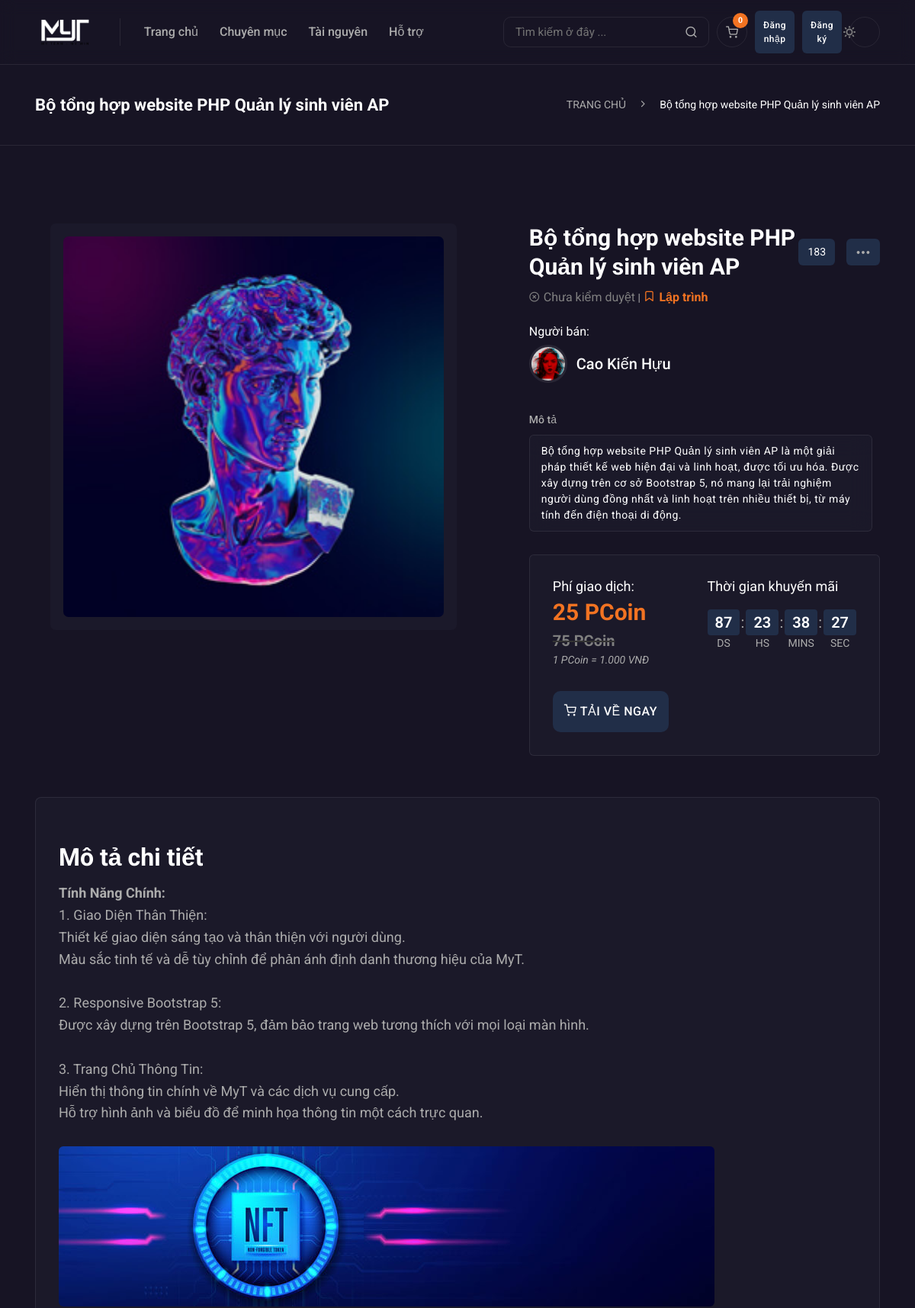
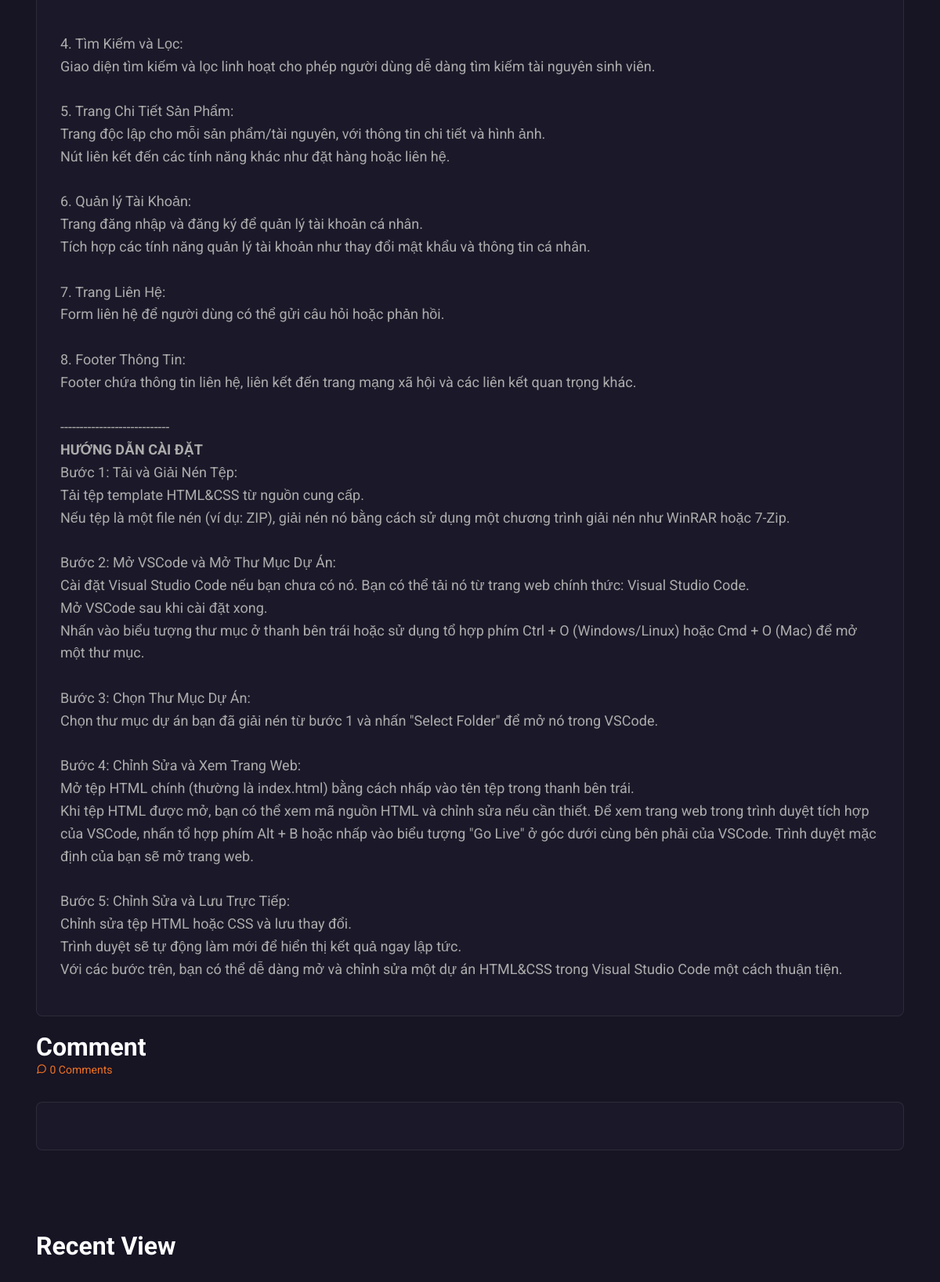
/index.php?pg=product_detail&idProduct=3 (upper part), run on the app's committed database (2 pictures, top to bottom).
### tables this page shows
CREATE TABLE `product` (
  `idProduct` int(11) NOT NULL,
  `idUser` int(11) NOT NULL,
  `idCategories` int(11) NOT NULL,
  `Name` varchar(250) NOT NULL,
  `img` varchar(100) NOT NULL,
  `Describe` longtext NOT NULL,
  `Price` int(11) NOT NULL,
  `Price_2` int(11) DEFAULT NULL,
  `Date_Sale` date DEFAULT NULL,
  `Instruct` longtext NOT NULL,
  `Test` tinyint(4) NOT NULL DEFAULT 0,
  `status` enum('pending','approved') NOT NULL DEFAULT 'pending',
  `view` int(10) NOT NULL DEFAULT 0,
  `best_saler` int(10) NOT NULL DEFAULT 0,
  `File` varchar(255) NOT NULL DEFAULT 'không có files',
  `demo_product` text DEFAULT NULL
);

CREATE TABLE `categories` (
  `idCategories` int(11) NOT NULL,
  `Name_C` varchar(150) NOT NULL,
  `Img_C` varchar(150) DEFAULT NULL
);

CREATE TABLE `user` (
  `idUser` int(11) NOT NULL,
  `Username` varchar(20) NOT NULL,
  `Pass` varchar(50) NOT NULL,
  `Avata_img` varchar(100) DEFAULT NULL,
  `Name_U` varchar(100) NOT NULL,
  `Email` varchar(100) NOT NULL,
  `Phone` int(10) NOT NULL,
  `Address` text DEFAULT NULL,
  `Bio` varchar(250) DEFAULT NULL,
  `Major` varchar(50) DEFAULT NULL,
  `Role` tinyint(4) NOT NULL DEFAULT 0,
  `Total_Pcoin` int(10) NOT NULL DEFAULT 0,
  `create_date` datetime DEFAULT NULL
);

### model/connect_db.php (called while the page is built, shortened)
<?php
function pdo_get_connection(){
    $dburl = "mysql:host=localhost;dbname=pro1014-myt;charset=utf8";
    $username = 'root';
    $password = '';
    $conn = new PDO($dburl, $username, $password);
    $conn->setAttribute(PDO::ATTR_ERRMODE, PDO::ERRMODE_EXCEPTION);
    return $conn;
}
function pdo_query($sql){
    $sql_args = array_slice(func_get_args(), 1);
    try{
        $conn = pdo_get_connection();
        $stmt = $conn->prepare($sql);
        $stmt->execute($sql_args);
        $rows = $stmt->fetchAll();
        return $rows;
    }
    catch(PDOException $e){
        throw $e;
    }
    finally{
        unset($conn);
    }
}
function pdo_query_one($sql){
    $sql_args = array_slice(func_get_args(), 1);
    try{
        $conn = pdo_get_connection();
        $stmt = $conn->prepare($sql);
        $stmt->execute($sql_args);
        $row = $stmt->fetch(PDO::FETCH_ASSOC);
        return $row;
    }
    catch(PDOException $e){
        throw $e;
    }
    finally{
        unset($conn);
    }
}

### model/product_db.php (called while the page is built, shortened)
<?php
require_once 'connect_db.php';
function product_select_id($idProduct)
{
    $sql = "SELECT * FROM product WHERE idProduct=? AND status='approved'";
    return pdo_query_one($sql, $idProduct);
}
?>

### model/category_db.php (called while the page is built, shortened)
<?php
require_once 'connect_db.php';
function category_select_by_id($idcata){
    $sql = "SELECT * FROM categories WHERE idCategories=?";
    return pdo_query_one($sql, $idcata);
}

### model/user_db.php (called while the page is built, shortened)
<?php
require_once 'connect_db.php';
function user_select_by_id($idus)
{
    $sql = "SELECT * FROM user WHERE idUser=?";
    return pdo_query_one($sql, $idus);
}

### model/comment_db.php (called while the page is built, shortened)
<?php
require_once 'connect_db.php';
function comment_select_by_product($idProduct){
    $sql = "SELECT * FROM comment WHERE idProducts=? AND `Hidden` = 0 ORDER BY `Date` DESC";
    return pdo_query($sql, $idProduct);
}

### view/product_detail.php (the view, shortened to what this page needs)
<?php
extract($product_select_id);
$category_select_by_id = category_select_by_id($idCategories);
$user_select_by_id = user_select_by_id($idUser);
extract($category_select_by_id);
extract($user_select_by_id);
$cert = '';
$gia = '';
if ($Test == 1) {
    $cert .= '<i class="feather-check-circle" style="padding-right: 5px; color: #f27322;"></i><span class="more-author-text" style="color: #f27322;">Đã kiểm duyệt</span>';
} else {
    $cert .= '<i class="feather-x-circle" style="padding-right: 5px; color: gray;"></i><span class="more-author-text" style="color: gray;">Chưa kiểm duyệt</span>';
}
if ($Price_2 == 0) {
    $gia .= '<div class="top-seller-wrapper">
                        <div class="last-bid" style="font-size: 30px; font-weight: bold; color: #f27322;">' . $Price . ' PCoin</div>
                    </div>
                    <i><span class="last-bid">1 PCoin = 1.000 VNĐ</span></i>
                </div>
            </div>
            <div class="bid-list left-bid">
                <h6 class="title">Thời gian khuyến mãi</h6>
                <span class="last-bid">Không có khuyến mãi !</span>
                <div class="countdown mt--15" data-date="0">
                <div class="countdown-container days">
                        <span class="countdown-value">00</span>
                        <span class="countdown-heading">Ds</span>
                    </div>
                    <div class="countdown-container hours">
                        <span class="countdown-value">00</span>
                        <span class="countdown-heading">Hs</span>
                    </div>
                    <div class="countdown-container minutes">
                        <span class="countdown-value">00</span>
                        <span class="countdown-heading">Mins</span>
                    </div>
                    <div class="countdown-container seconds">
                        <span class="countdown-value">00</span>
                        <span class="countdown-heading">Sec</span>
                    </div>
                </div>
            </div>';
} else {
    $gia .= '<div class="top-seller-wrapper">
                        <div class="last-bid" style="font-size: 30px; font-weight: bold; color: #f27322;">' . $Price_2 . ' PCoin</div>
                    </div>
                    <del><div class="last-bid" style="font-size: 20px; font-weight: bold; color: gray;">' . $Price . ' PCoin</div></del>
                    <i><span class="last-bid">1 PCoin = 1.000 VNĐ</span></i>
                </div>
            </div>
            <div class="bid-list left-bid">
                <h6 class="title">Thời gian khuyến mãi</h6>
                <div class="countdown mt--15" data-date="' . $Date_Sale . '">
                    <div class="countdown-container days">
                        <span class="countdown-value">87</span>
                        <span class="countdown-heading">Ds</span>
                    </div>
                    <div class="countdown-container hours">
                        <span class="countdown-value">23</span>
                        <span class="countdown-heading">Hs</span>
                    </div>
                    <div class="countdown-container minutes">
                        <span class="countdown-value">38</span>
                        <span class="countdown-heading">Mins</span>
                    </div>
                    <div class="countdown-container seconds">
                        <span class="countdown-value">27</span>
                        <span class="countdown-heading">Sec</span>
                    </div>
                </div>
            </div>';
}
?>
<div class="rn-breadcrumb-inner ptb--30">
    <div class="container">
        <div class="row align-items-center">
            <div class="col-lg-6 col-md-6 col-12">
                <h5 class="title text-center text-md-start"><?php echo $Name; ?>
                </h5>
            </div>
            <div class="col-lg-6 col-md-6 col-12">
                <ul class="breadcrumb-list">
                    <li class="item"><a href="index.html">TRANG CHỦ</a></li>
                    <li class="separator"><i class="feather-chevron-right"></i></li>
                    <li class="item current"><?php echo $Name; ?>
                    </li>
                </ul>
            </div>
        </div>
    </div>
</div>
<div class="product-details-area rn-section-gapTop">
    <div class="container">
        <div class="row g-1" style="justify-content: space-between;">
            <div class="col-lg-6 col-md-12 col-sm-12">
                <div class="product-tab-wrapper rbt-sticky-top-adjust">
                    <div class="">
                        <div class="tab-content rn-pd-content" id="v-pills-tabContent">
                            <div class="tab-pane fade show active" id="v-pills-TRANG CHỦ" role="tabpanel" aria-labelledby="v-pills-TRANG CHỦ-tab">
                                <div class="rn-pd-thumbnail">
                                    <img src="view/layout/assets/images/portfolio/lg/<?php echo $img ?>" alt="Nft_Profile">
                                </div>
                            </div>
                        </div>
                    </div>
                </div>
            </div>
            <div class="col-lg-5 col-md-12 col-sm-12 mt_md--50 mt_sm--60">
                <div class="rn-pd-content-area">
                    <div class="pd-title-area">
                        <h4 class="title"><?php echo $Name; ?></h4>
                        <div class="pd-react-area">
                            <div class="heart-count">
                                <span><?php echo $view; ?></span>
                            </div>
                            <div class="count">
                                <div class="share-btn share-btn-activation dropdown">
                                    <button class="icon" type="button" data-bs-toggle="dropdown" aria-expanded="true">
                                    </button>
                                </div>
                            </div>
                        </div>
                    </div>
                    <div class="catagory-collection">
                        <div class="catagory">
                            <?= $cert ?> |
                            <span class="more-author-text" style="color: #f27322;"><i class="feather-bookmark" style="padding-right: 5px;"></i><b><?php echo $Name_C ?></b></span><br><br>
                            <span>Người bán:</span>
                            <div class="top-seller-inner-one">
                                <div class="top-seller-wrapper">
                                    <div class="thumbnail">
                                        <a href="index.php?pg=user&idUser=<?=$idUser?>"><img src="view/layout/assets/images/client/<?php echo $Avata_img ?>" alt="Nft_Profile"></a>
                                    </div>
                                    <div class="top-seller-content">
                                        <a href="index.php?pg=user&idUser=<?=$idUser?>">
                                            <h6 class="name"><?php echo $Name_U ?></h6>
                                        </a>
                                    </div>
                                </div>
                            </div>
                        </div>
                    </div>
                    <div class="rn-bid-details">
                        <div class="tab-wrapper-one">
                            <div class="tab-content rn-bid-content" id="nav-tabContent">
                                <div class="tab-pane fade show active" id="nav-profile" role="tabpanel" aria-labelledby="nav-profile-tab">
                                    <div class="rn-pd-bd-wrapper">
                                        <div class="rn-pd-sm-property-wrapper">
                                            <h6 class="pd-property-title">
                                                Mô tả
                                            </h6>
                                            <div class="property-wrapper">
                                                <div class="pd-property-inner">
                                                    <span class="color-white value"><?php echo $Describe; ?></span>
                                                </div>
                                            </div>
                                        </div>
                                    </div>
                                </div>
                            </div>
                        </div>
                        <div class="place-bet-area">
                            <div class="rn-bet-create">
                                <div class="bid-list winning-bid left-bid">
                                    <h6 class="title">Phí giao dịch: </h6>
                                    <div class="top-seller-inner-one">
                                        <?= $gia ?>
                                    </div>
                                    <?php
                                        if (isset($_SESSION['user'])&&($_SESSION['user']['idUser']==$idUser)) {
                                            echo '
                                                <a href="view/layout/assets/files/'.$File.'">"<button type="submit" name="addcart" class="btn btn-primary-alta mt--30"><i class="feather-download"></i>TẢI TÀI LIỆU VỀ</button></a>
                                            ';
                                        }else{
                                            echo '<div style="display: flex; justify-content: space-between; gap: 5px;">
                                                <form action="index.php?pg=shopping_cart" method="post">
                                                    <input type="hidden" name="masp" value="'.$idProduct.'">
                                                    <input type="hidden" name="iduser" value="'.$idUser.'">
                                                    <input type="hidden" name="idcate" value="'.$idCategories.'">
                                                    <input type="hidden" name="tensp" value="'.$Name.'">
                                                    <input type="hidden" name="hinh" value="'.$img.'">
                                                    <input type="hidden" name="gia" value="'.$Price.'">
                                                    <input type="hidden" name="gia2" value="'.$Price_2.'">
                                                    <input type="hidden" name="test" value="'.$Test.'">
                                                    <button type="submit" name="addcart" class="btn btn-primary-alta mt--30"><i class="feather-shopping-cart"></i> TẢI VỀ NGAY </button>
                                                </form>
                                            </div>';
                                        }
                                    ?>
                                </div>
                            </div>
                        </div>
                    </div>
                </div>
            </div>
        </div>
        <div class="nu-community-area rn-section-gapTop" style="padding-top: 50px;">
            <div class="container">
                <div class="row g-5">
                    <div class="col-lg-12">
                        <div class="community-content-wrapper">
                            <div class="single-community-box">
                                <div class="community-content">
                                    <h3 class="title">Mô tả chi tiết</h3>
                                    <p class="desc">
                                        <?php echo $Instruct; ?>
                                    </p>
                                </div>
                            </div>
                            <br>
                            <h3 class="title mb--0" data-sal-delay="150" data-sal="slide-up" data-sal-duration="800">Comment</h3><a style="color: #f27322;" href="post_details.html" class="comments">
                                <i class="feather-message-circle"></i>
                                <span><?= $count_comment ?> Comments</span>
                            </a>
                            <div class="forum-ans-box">
                            </div>
                        </div>
                    </div>
                </div>
            </div>
        </div>
    <div class="rn-new-items rn-section-gapTop">
        <div class="container">
            <div class="row mb--30 align-items-center">
                <div class="col-12">
                    <h3 class="title mb--0" data-sal-delay="150" data-sal="slide-up" data-sal-duration="800">Recent View</h3>
                </div>
            </div>
            <div class="row g-5">
            </div>
        </div>
    </div>

### data on the page
product: Name "Bộ tổng hợp website PHP Quản lý sinh viên AP", img (picture), view "183", Describe "Bộ tổng hợp website PHP Quản lý sinh viên AP là một giải pháp thiết kế web hiện đại và linh hoạt, được tối ưu hóa. Được xây dựng trên cơ sở Bootstrap 5, nó mang lại trải nghiệm người dùng đồng nhất và linh hoạt trên nhiều thiết bị, từ máy tính đến điện thoại di động.", Price_2 "25", Price "75", Instruct "Tính Năng Chính: 1. Giao Diện Thân Thiện: Thiết kế giao diện sáng tạo và thân thiện với người dùng. Màu sắc tinh tế và dễ tùy chỉnh để phản ánh định danh thương hiệu của MyT. 2. Responsive Bootstrap 5: Được xây dựng trên Bootstrap 5, đảm bảo trang web tương thích với mọi loại màn hình. 3. Trang Chủ Thông Tin: Hiển thị thông tin chính về MyT và các dịch vụ cung cấp. Hỗ trợ hình ảnh và biểu đồ để minh họa thông tin một cách trực quan. 4. Tìm Kiếm và Lọc: Giao diện tìm kiếm và lọc linh hoạt cho phép người dùng dễ dàng tìm kiếm tài nguyên sinh viên. 5. Trang Chi Tiết Sản Phẩm: Trang độc lập cho mỗi sản phẩm/tài nguyên, với thông tin chi tiết và hình ảnh. Nút liên kết đến các tính năng khác như…", Instruct (picture)
categories: Name_C "Lập trình"
user: Avata_img (picture), Name_U "Cao Kiến Hựu"

### other printed values
count($_SESSION['giohang']) "0"
$count_comment "0"
